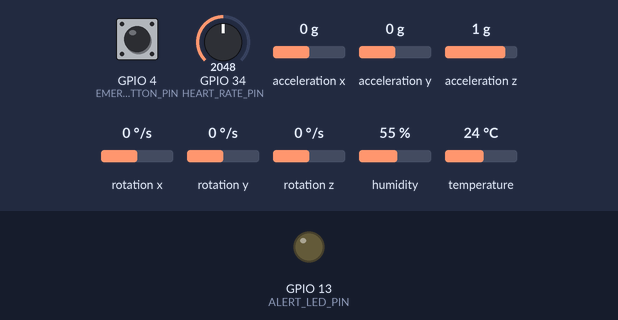
Bench run of a program on a simulated ESP32. Shown: output pins drawn as LEDs (lit = HIGH). The test bench sets the inputs (shaded band); at power-on: temperature 24 °C, GPIO 4 (EMERGENCY_BUTTON_PIN) HIGH, GPIO 34 (HEART_RATE_PIN) = 2048, acceleration x 0 g, acceleration y 0 g, acceleration z 1 g, rotation x 0 °/s, rotation y 0 °/s, rotation z 0 °/s, humidity 55 %. WiFi joins after 1.5 s; servers stay silent unless stated; no MQTT or app messages arrive unless stated; what the program prints to the serial monitor is not drawn.

Above: at 3.2 s.
3.3 s: temperature set to 37.3 °C
6.5 s: temperature set to 38.4 °C
At 9.0 s:
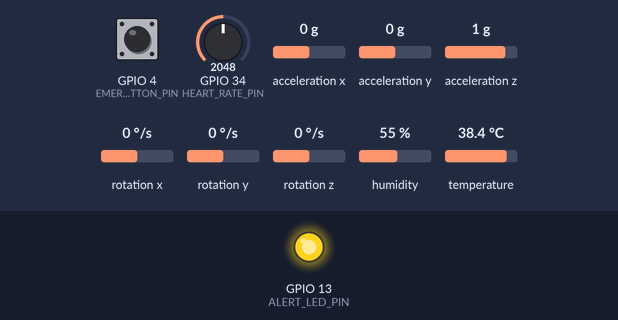
Timing chart, 0 to 10.5 s (numbered marks = the images above; inputs shaded):
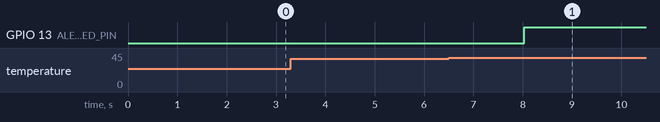

Measured:
- the behaviour switches between 38 and 38.1 °C on temperature (found by bisection; images 0 and 1)
- after the input at 3.3 s, every drawn part: stays the same
- after the input at 6.5 s, GPIO 13 (ALERT_LED_PIN): LOW → HIGH after 1.5 s

The program:

main.cpp
```cpp
/*
Project: CardioIA - Part 2 (Fog/Cloud Computing)
Platform: ESP32
Environment: Wokwi / Arduino IDE
Author: Raphael da Silva RM: 561452
Group: São Paulo e Interior

Objective:
- Read/simulate health data from ESP32
- Send data to cloud using MQTT
- Use HiveMQ Cloud as MQTT broker
- Display data in Node-RED Dashboard
- Generate alerts for abnormal temperature, BPM or emergency button
*/

#include <Arduino.h>
#include <WiFi.h>
#include <WiFiClientSecure.h>
#include <PubSubClient.h>
#include <DHTesp.h>
#include <Wire.h>
#include <MPU6050.h>

// =====================================================
// WI-FI CONFIGURATION
// =====================================================

const char* WIFI_SSID = "Wokwi-GUEST";
const char* WIFI_PASSWORD = "";

// =====================================================
// MQTT CONFIGURATION - HIVEMQ CLOUD
// =====================================================

const char* MQTT_SERVER = "4608f563daee472baeab8f89f26230b9.s1.eu.hivemq.cloud";
const int MQTT_PORT = 8883;

const char* MQTT_USER = "phaeld";
const char* MQTT_PASSWORD = "cap01F3@";


const char* MQTT_CLIENT_ID = "cardioia-esp32-client-01";

// Main topic used by Node-RED
const char* MQTT_TOPIC_HEALTH = "cardioia/health/data";

// Status topic
const char* MQTT_TOPIC_STATUS = "cardioia/health/status";

// =====================================================
// PINOUT AND CONFIGURATIONS
// =====================================================

// DHT22 sensor
static const uint8_t DHT_PIN = 15;

// Potentiometer used to simulate heart rate
static const uint8_t HEART_RATE_PIN = 34;

// Emergency button
static const uint8_t EMERGENCY_BUTTON_PIN = 4;

// Local alert LED
static const uint8_t ALERT_LED_PIN = 13;

// I2C - MPU6050
static const uint8_t MPU_SDA_PIN = 21;
static const uint8_t MPU_SCL_PIN = 22;

// =====================================================
// TIMING CONFIGURATION
// =====================================================

static const uint32_t SENSOR_READ_INTERVAL_MS = 2000;
static const uint32_t MQTT_RECONNECT_INTERVAL_MS = 5000;

// =====================================================
// ALERT THRESHOLDS
// =====================================================

static const float TEMPERATURE_ALERT_C = 38.0f;
static const uint8_t HEART_RATE_ALERT_BPM = 120;

// =====================================================
// OBJECTS
// =====================================================

DHTesp dhtSensor;
MPU6050 mpuSensor;

WiFiClientSecure secureClient;
PubSubClient mqttClient(secureClient);

// =====================================================
// DATA STRUCTURE
// =====================================================

struct HealthRecord {
  uint32_t timestampMs;
  float temperatureC;
  float humidityPercent;
  uint8_t heartRateBpm;
  bool movementDetected;
  bool emergencyPressed;
  bool alertActive;
};

// =====================================================
// GLOBAL VARIABLES
// =====================================================

uint32_t lastSensorReadMs = 0;
uint32_t lastMqttReconnectAttemptMs = 0;

float currentTemperatureC = 0.0f;
float currentHumidityPercent = 0.0f;
uint8_t currentHeartRateBpm = 0;
bool currentMovementDetected = false;
bool currentEmergencyPressed = false;
bool currentAlertActive = false;

// =====================================================
// PROTOTYPES
// =====================================================

// Initialization
void initializePins();
void initializeSensors();
void initializeWifi();
void initializeMqtt();
void initializeSystem();

// Connectivity
void connectToWifi();
bool connectToMqtt();
void maintainMqttConnection();

// Sensor reading
void readDhtValues(float &temperatureC, float &humidityPercent);
uint8_t readHeartRate();
bool readMovement();
bool readEmergencyButton();

// Processing
HealthRecord createHealthRecord();
void processCurrentReading();
bool evaluateAlerts(const HealthRecord &record);

// MQTT
void publishHealthRecord(const HealthRecord &record);
String createJsonPayload(const HealthRecord &record);

// Utilities
void printCurrentReading(const HealthRecord &record);
const char* boolToText(bool value);

// =====================================================
// SETUP
// =====================================================

void setup() {
  Serial.begin(115200);
  delay(500);

  initializeSystem();

  Serial.println("======================================");
  Serial.println("CardioIA - Part 2 MQTT Cloud started");
  Serial.println("======================================");
}

// =====================================================
// LOOP
// =====================================================

void loop() {
  const uint32_t currentMs = millis();

  // Keeps Wi-Fi and MQTT connection alive
  maintainMqttConnection();
  mqttClient.loop();

  // Periodic sensor reading and MQTT publishing
  if (currentMs - lastSensorReadMs >= SENSOR_READ_INTERVAL_MS) {
    lastSensorReadMs = currentMs;
    processCurrentReading();
  }
}

// =====================================================
// INITIALIZATION
// =====================================================

void initializePins() {
  pinMode(HEART_RATE_PIN, INPUT);

  pinMode(EMERGENCY_BUTTON_PIN, INPUT_PULLUP);

  pinMode(ALERT_LED_PIN, OUTPUT);
  digitalWrite(ALERT_LED_PIN, LOW);
}

void initializeSensors() {
  dhtSensor.setup(DHT_PIN, DHTesp::DHT22);

  Wire.begin(MPU_SDA_PIN, MPU_SCL_PIN);
  mpuSensor.initialize();

  if (mpuSensor.testConnection()) {
    Serial.println("[MPU6050] Sensor initialized successfully.");
  } else {
    Serial.println("[MPU6050] Sensor initialization failed.");
  }
}

void initializeWifi() {
  connectToWifi();
}

void initializeMqtt() {
  secureClient.setInsecure();

  mqttClient.setServer(MQTT_SERVER, MQTT_PORT);
  mqttClient.setKeepAlive(60);
}

void initializeSystem() {
  initializePins();
  initializeSensors();
  initializeWifi();
  initializeMqtt();
}

// =====================================================
// WI-FI AND MQTT
// =====================================================

void connectToWifi() {
  Serial.println("[WiFi] Connecting...");

  WiFi.mode(WIFI_STA);
  WiFi.begin(WIFI_SSID, WIFI_PASSWORD);

  while (WiFi.status() != WL_CONNECTED) {
    delay(500);
    Serial.print(".");
  }

  Serial.println();
  Serial.println("[WiFi] Connected successfully.");
  Serial.print("[WiFi] IP address: ");
  Serial.println(WiFi.localIP());
}

bool connectToMqtt() {
  if (mqttClient.connected()) {
    return true;
  }

  Serial.println("[MQTT] Connecting to broker...");

  bool connected = mqttClient.connect(
    MQTT_CLIENT_ID,
    MQTT_USER,
    MQTT_PASSWORD
  );

  if (connected) {
    Serial.println("[MQTT] Connected successfully.");
    Serial.print("[MQTT] Client ID: ");
    Serial.println(MQTT_CLIENT_ID);

    mqttClient.publish(
      MQTT_TOPIC_STATUS,
      "{\"status\":\"connected\",\"device\":\"CardioIA ESP32\"}",
      true
    );

    return true;
  }

  Serial.print("[MQTT] Connection failed. State: ");
  Serial.println(mqttClient.state());

  return false;
}

void maintainMqttConnection() {
  if (WiFi.status() != WL_CONNECTED) {
    connectToWifi();
  }

  if (!mqttClient.connected()) {
    const uint32_t currentMs = millis();

    if (currentMs - lastMqttReconnectAttemptMs >= MQTT_RECONNECT_INTERVAL_MS) {
      lastMqttReconnectAttemptMs = currentMs;
      connectToMqtt();
    }
  }
}

// =====================================================
// SENSOR READINGS
// =====================================================

void readDhtValues(float &temperatureC, float &humidityPercent) {
  TempAndHumidity data = dhtSensor.getTempAndHumidity();

  temperatureC = data.temperature;
  humidityPercent = data.humidity;

  if (isnan(temperatureC) || isnan(humidityPercent)) {
    Serial.println("[DHT22] Failed reading sensor values.");
    temperatureC = -1.0f;
    humidityPercent = -1.0f;
  }
}

uint8_t readHeartRate() {
  const int analogValue = analogRead(HEART_RATE_PIN);

  const long mappedValue = map(analogValue, 0, 4095, 60, 140);

  Serial.print("[HEART] Analog value: ");
  Serial.print(analogValue);
  Serial.print(" | BPM: ");
  Serial.println(mappedValue);

  return (uint8_t)mappedValue;
}

bool readMovement() {
  int16_t ax, ay, az;
  int16_t gx, gy, gz;

  mpuSensor.getMotion6(&ax, &ay, &az, &gx, &gy, &gz);

  const int16_t movementThreshold = 2000;

  if (abs(ax) > movementThreshold ||
      abs(ay) > movementThreshold ||
      abs(az) > movementThreshold) {
    return true;
  }

  return false;
}

bool readEmergencyButton() {
  return digitalRead(EMERGENCY_BUTTON_PIN) == LOW;
}

// =====================================================
// RECORD CREATION AND PROCESSING
// =====================================================

HealthRecord createHealthRecord() {
  HealthRecord record;

  record.timestampMs = millis();
  record.temperatureC = currentTemperatureC;
  record.humidityPercent = currentHumidityPercent;
  record.heartRateBpm = currentHeartRateBpm;
  record.movementDetected = currentMovementDetected;
  record.emergencyPressed = currentEmergencyPressed;
  record.alertActive = currentAlertActive;

  return record;
}

void processCurrentReading() {
  // Read current sensor values
  readDhtValues(currentTemperatureC, currentHumidityPercent);
  currentHeartRateBpm = readHeartRate();
  currentMovementDetected = readMovement();
  currentEmergencyPressed = readEmergencyButton();

  // Create current health record
  HealthRecord record = createHealthRecord();

  // Evaluate alert locally, representing the Fog/Edge layer
  currentAlertActive = evaluateAlerts(record);
  record.alertActive = currentAlertActive;

  // Local alert output
  digitalWrite(ALERT_LED_PIN, currentAlertActive ? HIGH : LOW);

  // Serial monitor debug
  printCurrentReading(record);

  // Publish to cloud via MQTT
  if (mqttClient.connected()) {
    publishHealthRecord(record);
  } else {
    Serial.println("[MQTT] Not connected. Data was not published.");
  }
}

bool evaluateAlerts(const HealthRecord &record) {
  bool alertActive = false;

  if (record.temperatureC > TEMPERATURE_ALERT_C) {
    alertActive = true;
    Serial.println("[ALERT] Temperature above safe limit.");
  }

  if (record.heartRateBpm > HEART_RATE_ALERT_BPM) {
    alertActive = true;
    Serial.println("[ALERT] Heart rate above safe limit.");
  }

  if (record.emergencyPressed) {
    alertActive = true;
    Serial.println("[CRITICAL ALERT] Emergency button pressed.");
  }

  return alertActive;
}

// =====================================================
// MQTT PUBLISHING
// =====================================================

void publishHealthRecord(const HealthRecord &record) {
  String payload = createJsonPayload(record);

  bool published = mqttClient.publish(MQTT_TOPIC_HEALTH, payload.c_str());

  if (published) {
    Serial.println("[MQTT] Data published successfully.");
    Serial.print("[MQTT] Topic: ");
    Serial.println(MQTT_TOPIC_HEALTH);
    Serial.print("[MQTT] Payload: ");
    Serial.println(payload);
  } else {
    Serial.println("[MQTT] Failed to publish data.");
  }
}

String createJsonPayload(const HealthRecord &record) {
  String json = "{";

  json += "\"timestamp_ms\":";
  json += record.timestampMs;
  json += ",";

  json += "\"temperature_c\":";
  json += String(record.temperatureC, 2);
  json += ",";

  json += "\"humidity_percent\":";
  json += String(record.humidityPercent, 2);
  json += ",";

  json += "\"heart_rate_bpm\":";
  json += record.heartRateBpm;
  json += ",";

  json += "\"movement_detected\":";
  json += record.movementDetected ? "true" : "false";
  json += ",";

  json += "\"emergency_pressed\":";
  json += record.emergencyPressed ? "true" : "false";
  json += ",";

  json += "\"alert_active\":";
  json += record.alertActive ? "true" : "false";

  json += "}";

  return json;
}

// =====================================================
// UTILITIES
// =====================================================

void printCurrentReading(const HealthRecord &record) {
  Serial.println("===== CURRENT READING =====");

  Serial.print("Temperature (C): ");
  Serial.println(record.temperatureC, 2);

  Serial.print("Humidity (%): ");
  Serial.println(record.humidityPercent, 2);

  Serial.print("Heart Rate (BPM): ");
  Serial.println(record.heartRateBpm);

  Serial.print("Movement: ");
  Serial.println(boolToText(record.movementDetected));

  Serial.print("Emergency: ");
  Serial.println(boolToText(record.emergencyPressed));

  Serial.print("Alert: ");
  Serial.println(boolToText(record.alertActive));

  Serial.println("===========================");
}

const char* boolToText(bool value) {
  return value ? "true" : "false";
}
```
